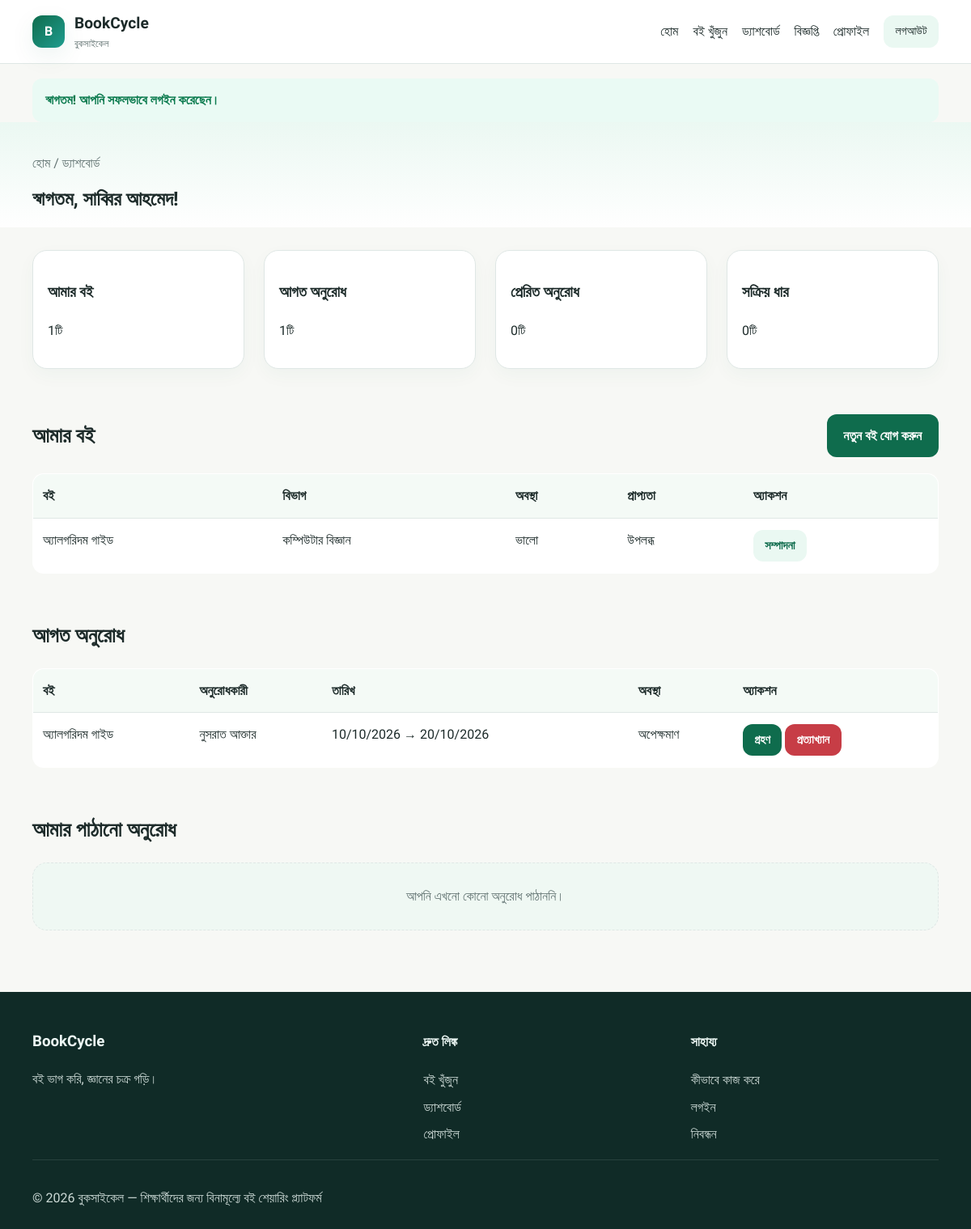
The app's page /dashboard.php (signed in) with its own data.
### tables this page shows
CREATE TABLE users (
    id INT NOT NULL AUTO_INCREMENT,
    name VARCHAR(100) NOT NULL,
    email VARCHAR(150) NOT NULL,
    password_hash VARCHAR(255) NOT NULL,
    university VARCHAR(150) DEFAULT NULL,
    department VARCHAR(150) DEFAULT NULL,
    bio TEXT DEFAULT NULL,
    profile_image VARCHAR(255) DEFAULT NULL,
    contact_pref ENUM('email','phone','both','none') DEFAULT 'email',
    role ENUM('student','admin') NOT NULL DEFAULT 'student',
    is_active TINYINT(1) NOT NULL DEFAULT 1,
    failed_login_attempts INT NOT NULL DEFAULT 0,
    locked_until DATETIME DEFAULT NULL,
    last_login DATETIME DEFAULT NULL,
    created_at DATETIME NOT NULL DEFAULT CURRENT_TIMESTAMP,
    updated_at DATETIME NOT NULL DEFAULT CURRENT_TIMESTAMP ON UPDATE CURRENT_TIMESTAMP,
    PRIMARY KEY (id),
    UNIQUE KEY uq_users_email (email),
    KEY idx_users_role (role),
    KEY idx_users_active (is_active)
);

CREATE TABLE books (
    id INT NOT NULL AUTO_INCREMENT,
    owner_id INT NOT NULL,
    title VARCHAR(200) NOT NULL,
    author VARCHAR(150) NOT NULL,
    isbn VARCHAR(32) DEFAULT NULL,
    category VARCHAR(100) NOT NULL,
    description TEXT DEFAULT NULL,
    condition_status ENUM('new','almost_new','good','usable') NOT NULL DEFAULT 'good',
    cover_image VARCHAR(255) DEFAULT NULL,
    university VARCHAR(150) DEFAULT NULL,
    pickup_instructions TEXT DEFAULT NULL,
    availability_status ENUM('available','reserved','borrowed','inactive') NOT NULL DEFAULT 'available',
    is_active TINYINT(1) NOT NULL DEFAULT 1,
    created_at DATETIME NOT NULL DEFAULT CURRENT_TIMESTAMP,
    updated_at DATETIME NOT NULL DEFAULT CURRENT_TIMESTAMP ON UPDATE CURRENT_TIMESTAMP,
    PRIMARY KEY (id),
    KEY idx_books_owner (owner_id),
    KEY idx_books_status (availability_status),
    KEY idx_books_active (is_active),
    CONSTRAINT fk_books_owner FOREIGN KEY (owner_id) REFERENCES users(id) ON DELETE CASCADE
);

CREATE TABLE borrow_requests (
    id INT NOT NULL AUTO_INCREMENT,
    book_id INT NOT NULL,
    requester_id INT NOT NULL,
    owner_id INT NOT NULL,
    start_date DATE NOT NULL,
    due_date DATE NOT NULL,
    status ENUM('Pending','Approved','Rejected','Borrowed','Return Requested','Returned','Cancelled','Overdue') NOT NULL DEFAULT 'Pending',
    message TEXT DEFAULT NULL,
    created_at DATETIME NOT NULL DEFAULT CURRENT_TIMESTAMP,
    updated_at DATETIME NOT NULL DEFAULT CURRENT_TIMESTAMP ON UPDATE CURRENT_TIMESTAMP,
    PRIMARY KEY (id),
    KEY idx_borrow_book (book_id),
    KEY idx_borrow_requester (requester_id),
    KEY idx_borrow_owner (owner_id),
    KEY idx_borrow_status (status),
    CONSTRAINT fk_borrow_book FOREIGN KEY (book_id) REFERENCES books(id) ON DELETE CASCADE,
    CONSTRAINT fk_borrow_requester FOREIGN KEY (requester_id) REFERENCES users(id) ON DELETE CASCADE,
    CONSTRAINT fk_borrow_owner FOREIGN KEY (owner_id) REFERENCES users(id) ON DELETE CASCADE
);

### includes/functions.php (called while the page is built, shortened)
<?php
function e(mixed $value): string
{
    return htmlspecialchars((string) $value, ENT_QUOTES, 'UTF-8');
}
function currentUser(): ?array
{
    $pdo = getDb();
    $stmt = $pdo->prepare('SELECT * FROM users WHERE id = :id AND is_active = 1 LIMIT 1');
    $stmt->execute([':id' => (int) $_SESSION['user_id']]);
    $user = $stmt->fetch();
    return $user ?: null;
}
function userDisplayName(?array $user): string
{
    return trim((string) ($user['name'] ?? '')) !== '' ? (string) $user['name'] : 'ব্যবহারকারী';
}
function formatDate(string $date, string $fallback = 'নেই'): string
{
    $timestamp = strtotime($date);
    return date('d/m/Y', $timestamp);
}
function requestStatusLabel(string $status): string
{
    $labels = [
        'Pending' => 'অপেক্ষমাণ',
        'Approved' => 'অনুমোদিত',
        'Rejected' => 'প্রত্যাখ্যাত',
        'Borrowed' => 'ধার দেওয়া হয়েছে',
        'Return Requested' => 'ফেরতের অনুরোধ করা হয়েছে',
        'Returned' => 'ফেরত সম্পন্ন',
        'Cancelled' => 'বাতিল',
        'Overdue' => 'ফেরত দিতে দেরি হয়েছে',
    ];
    return $labels[$status] ?? $status;
}
function bookConditionLabel(string $value): string
{
    $labels = [
        'new' => 'নতুন',
        'almost_new' => 'প্রায় নতুন',
        'good' => 'ভালো',
        'usable' => 'ব্যবহারযোগ্য',
    ];
    return $labels[$value] ?? ucfirst($value);
}
function bookAvailabilityLabel(string $value): string
{
    $labels = [
        'available' => 'উপলব্ধ',
        'reserved' => 'সংরক্ষিত',
        'borrowed' => 'ধার দেওয়া হয়েছে',
        'inactive' => 'নিষ্ক্রিয়',
    ];
    return $labels[$value] ?? ucfirst($value);
}

### dashboard.php (the view, shortened to what this page needs)
<?php
$pdo = getDb();
$user = currentUser();
$userId = (int) $user['id'];
$myBooks = $pdo->prepare('SELECT * FROM books WHERE owner_id = :owner_id ORDER BY created_at DESC');
$myBooks->execute([':owner_id' => $userId]);
$myBooks = $myBooks->fetchAll();
$incoming = $pdo->prepare('SELECT br.*, b.title, u.name AS requester_name FROM borrow_requests br LEFT JOIN books b ON b.id = br.book_id LEFT JOIN users u ON u.id = br.requester_id WHERE br.owner_id = :owner_id ORDER BY br.created_at DESC');
$incoming->execute([':owner_id' => $userId]);
$incoming = $incoming->fetchAll();
$outgoing = $pdo->prepare('SELECT br.*, b.title, u.name AS owner_name FROM borrow_requests br LEFT JOIN books b ON b.id = br.book_id LEFT JOIN users u ON u.id = br.owner_id WHERE br.requester_id = :requester_id ORDER BY br.created_at DESC');
$outgoing->execute([':requester_id' => $userId]);
$outgoing = $outgoing->fetchAll();
$borrowed = $pdo->prepare('SELECT l.*, b.title, u.name AS owner_name FROM loans l LEFT JOIN books b ON b.id = l.book_id LEFT JOIN users u ON u.id = l.owner_id WHERE l.borrower_id = :borrower_id ORDER BY l.created_at DESC');
$borrowed->execute([':borrower_id' => $userId]);
$borrowed = $borrowed->fetchAll();
$lent = $pdo->prepare('SELECT l.*, b.title, u.name AS borrower_name FROM loans l LEFT JOIN books b ON b.id = l.book_id LEFT JOIN users u ON u.id = l.borrower_id WHERE l.owner_id = :owner_id ORDER BY l.created_at DESC');
$lent->execute([':owner_id' => $userId]);
$lent = $lent->fetchAll();
require_once __DIR__ . '/includes/header.php';
?>
<main>
    <section class="page-head">
        <div class="container">
            <div class="breadcrumbs">হোম / ড্যাশবোর্ড</div>
            <h1>স্বাগতম, <?= e(userDisplayName($user)) ?>!</h1>
        </div>
    </section>
    <section class="section">
        <div class="container">
            <div class="grid cards-4">
                <div class="card card-body">
                    <h3>আমার বই</h3>
                    <p><?= count($myBooks) ?>টি</p>
                </div>
                <div class="card card-body">
                    <h3>আগত অনুরোধ</h3>
                    <p><?= count($incoming) ?>টি</p>
                </div>
                <div class="card card-body">
                    <h3>প্রেরিত অনুরোধ</h3>
                    <p><?= count($outgoing) ?>টি</p>
                </div>
                <div class="card card-body">
                    <h3>সক্রিয় ধার</h3>
                    <p><?= count($borrowed) + count($lent) ?>টি</p>
                </div>
            </div>
        </div>
    </section>
    <section class="section">
        <div class="container">
            <div class="section-header">
                <h2>আমার বই</h2>
                <a class="btn btn-primary" href="<?= e(APP_BASE_URL . 'add-book.php') ?>">নতুন বই যোগ করুন</a>
            </div>
            <?php if (empty($myBooks)): ?>
                <div class="empty-state">আপনার এখনও কোনো বই নেই। প্রথম বইটি যোগ করে শুরু করুন।</div>
            <?php else: ?>
                <div class="table-wrap">
                    <table>
                        <thead>
                            <tr>
                                <th>বই</th>
                                <th>বিভাগ</th>
                                <th>অবস্থা</th>
                                <th>প্রাপ্যতা</th>
                                <th>অ্যাকশন</th>
                            </tr>
                        </thead>
                        <tbody>
                            <?php foreach ($myBooks as $book): ?>
                                <tr>
                                    <td><?= e($book['title']) ?></td>
                                    <td><?= e($book['category']) ?></td>
                                    <td><?= e(bookConditionLabel((string) $book['condition_status'])) ?></td>
                                    <td><?= e(bookAvailabilityLabel((string) $book['availability_status'])) ?></td>
                                    <td>
                                        <a href="<?= e(APP_BASE_URL . 'edit-book.php?id=' . (int) $book['id']) ?>" class="btn btn-secondary btn-small">সম্পাদনা</a>
                                    </td>
                                </tr>
                            <?php endforeach; ?>
                        </tbody>
                    </table>
                </div>
            <?php endif; ?>
        </div>
    </section>
    <section class="section">
        <div class="container">
            <div class="section-header">
                <h2>আগত অনুরোধ</h2>
            </div>
            <?php if (empty($incoming)): ?>
                <div class="empty-state">কোনো আগত অনুরোধ নেই।</div>
            <?php else: ?>
                <div class="table-wrap">
                    <table>
                        <thead>
                            <tr>
                                <th>বই</th>
                                <th>অনুরোধকারী</th>
                                <th>তারিখ</th>
                                <th>অবস্থা</th>
                                <th>অ্যাকশন</th>
                            </tr>
                        </thead>
                        <tbody>
                            <?php foreach ($incoming as $request): ?>
                                <tr>
                                    <td><?= e($request['title']) ?></td>
                                    <td><?= e($request['requester_name']) ?></td>
                                    <td><?= e(formatDate($request['start_date'])) ?> → <?= e(formatDate($request['due_date'])) ?></td>
                                    <td><?= e(requestStatusLabel((string) $request['status'])) ?></td>
                                    <td>
                                        <?php if ($request['status'] === 'Pending'): ?>
                                            <form method="post" action="<?= e(APP_BASE_URL . 'actions/request-actions.php') ?>" style="display:inline;">
                                                <button type="submit" class="btn btn-primary btn-small">গ্রহণ</button>
                                            </form>
                                            <form method="post" action="<?= e(APP_BASE_URL . 'actions/request-actions.php') ?>" style="display:inline;">
                                                <button type="submit" class="btn btn-danger btn-small" data-confirm="এই অনুরোধ প্রত্যাখ্যান করবেন?">প্রত্যাখ্যান</button>
                                            </form>
                                        <?php else: ?>
                                            <span class="badge badge-blue"><?= e(requestStatusLabel((string) $request['status'])) ?></span>
                                        <?php endif; ?>
                                    </td>
                                </tr>
                            <?php endforeach; ?>
                        </tbody>
                    </table>
                </div>
            <?php endif; ?>
        </div>
    </section>
    <section class="section">
        <div class="container">
            <div class="section-header">
                <h2>আমার পাঠানো অনুরোধ</h2>
            </div>
            <?php if (empty($outgoing)): ?>
                <div class="empty-state">আপনি এখনো কোনো অনুরোধ পাঠাননি।</div>
            <?php endif; ?>
        </div>
    </section>
</main>
<?php require_once __DIR__ . '/includes/footer.php'; ?>

### assets/css/style.css (style rules this page uses)
:root { --primary: #0f6c4d; --primary-dark: #0a5139; --secondary: #1f9d8f; --soft-green: #eaf8f2; --bg: #f7f8f5; --surface: #ffffff; --text: #1d2b2a; --muted: #617271; --line: #dfe7e5; --shadow: 0 10px 30px rgba(15, 108, 77, 0.08); --danger: #c73d46; --warning: #d98714; --success: #118f63; }
* { box-sizing: border-box; }
html { scroll-behavior: smooth; }
body { margin: 0; background: var(--bg); color: var(--text); font-family: 'Hind Siliguri', sans-serif; line-height: 1.6; }
a { color: var(--primary); text-decoration: none; }
button, input, textarea, select { font: inherit; }
.container { width: min(1120px, calc(100% - 32px)); margin: 0 auto; }
.btn { display: inline-flex; align-items: center; justify-content: center; gap: 8px; border-radius: 12px; border: none; padding: 0.85rem 1.3rem; cursor: pointer; font-weight: 600; transition: 0.2s ease; }
.btn-primary { background: var(--primary); color: white; }
.btn-secondary { background: var(--soft-green); color: var(--primary); }
.btn-danger { background: var(--danger); color: white; }
.btn-small { padding: 0.5rem 0.9rem; font-size: 0.9rem; }
.section { padding: 28px 0; }
.section-header { display: flex; justify-content: space-between; align-items: center; gap: 16px; margin-bottom: 20px; }
.section-header h2 { margin: 0; font-size: clamp(1.6rem, 2vw, 2.2rem); }
.grid { display: grid; gap: 24px; }
.cards-4 { grid-template-columns: repeat(4, minmax(0, 1fr)); }
.card { background: var(--surface); border: 1px solid var(--line); border-radius: 18px; box-shadow: 0 8px 22px rgba(15, 108, 77, 0.04); overflow: hidden; }
.card-body { padding: 18px; }
.page-head { background: linear-gradient(180deg, rgba(234,248,242,0.9), rgba(255,255,255,0.95)); padding: 38px 0 16px; }
.page-head h1 { margin: 0; }
.breadcrumbs { color: var(--muted); margin-bottom: 12px; }
.table-wrap { overflow-x: auto; }
table { width: 100%; border-collapse: collapse; background: white; border: 1px solid var(--line); border-radius: 14px; overflow: hidden; }
th, td { border-bottom: 1px solid var(--line); padding: 14px 12px; text-align: left; vertical-align: top; }
th { background: #f4faf6; }
.empty-state { padding: 28px; text-align: center; border: 1px dashed var(--line); background: rgba(234,248,242,0.6); border-radius: 18px; color: var(--muted); }

### records on screen
users: name "সাব্বির আহমেদ"
books: title "অ্যালগরিদম গাইড", category "কম্পিউটার বিজ্ঞান", condition_status "ভালো", availability_status "উপলব্ধ"
borrow_requests: book.title "অ্যালগরিদম গাইড", requester.name "নুসরাত আক্তার", start_date "10/10/2026", due_date "20/10/2026", status "অপেক্ষমাণ"

### other values on screen
$item['label'] "হোম"
$item['label'] "বই খুঁজুন"
$item['label'] "ড্যাশবোর্ড"
$item['label'] "বিজ্ঞপ্তি"
$item['label'] "প্রোফাইল"
$flash['message'] "স্বাগতম! আপনি সফলভাবে লগইন করেছেন।"
count($myBooks) "1"
count($incoming) "1"
count($outgoing) "0"
count($borrowed) + count($lent) "0"
